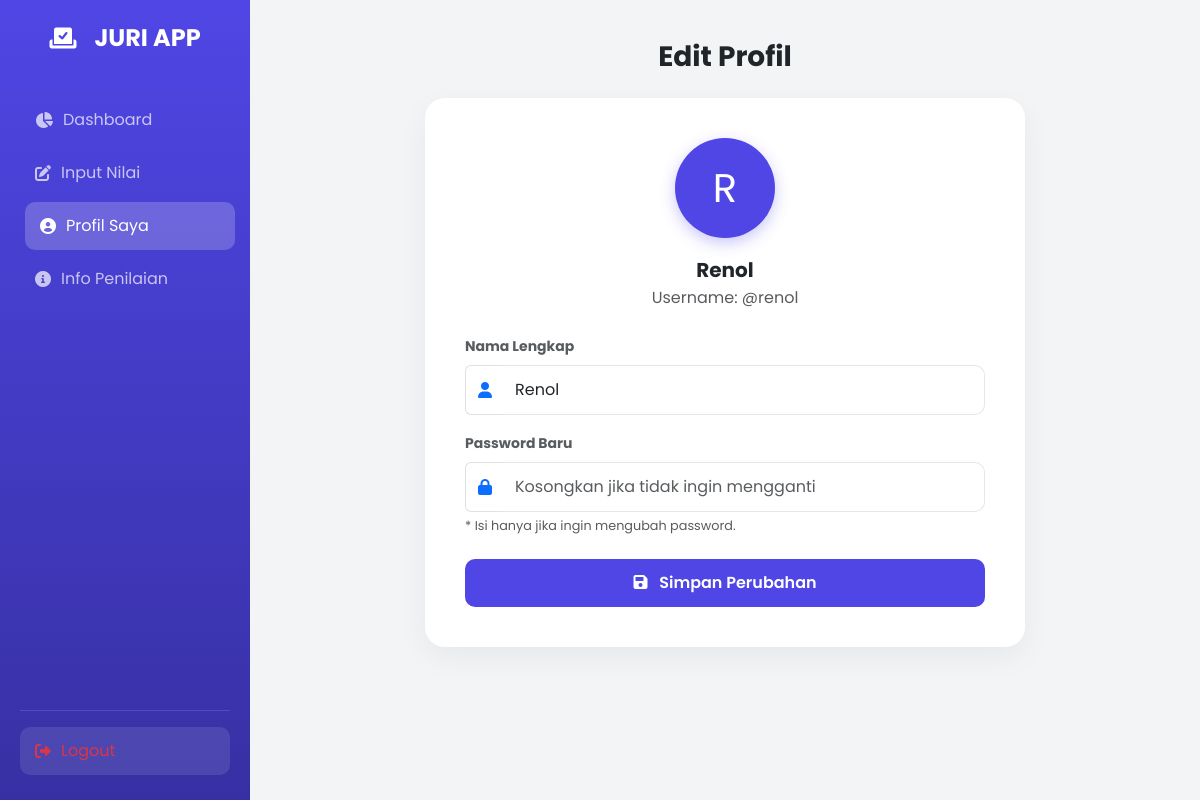
Page /profil-juri (signed in) on the committed database.
### tables this page shows
CREATE TABLE juri (
    id_juri INTEGER PRIMARY KEY AUTOINCREMENT,
    nama_juri TEXT NOT NULL
, username TEXT, password TEXT);

### app.py (the view, shortened to what this page needs)
@app.route('/profil-juri', methods=['GET', 'POST'])
def profil_juri():
    if 'user_id' not in session or session.get('role') != 'juri': return redirect(url_for('login'))
    conn = get_db_connection()
    juri_id = session['user_id']
    user = conn.execute('SELECT * FROM juri WHERE id_juri = ?', (juri_id,)).fetchone()
    try: kategori = conn.execute("SELECT * FROM kategori_nilai ORDER BY id_kategori ASC").fetchall()
    except: kategori = []
    conn.close()
    return render_template('profil_juri.html', user=user, kategori=kategori)

### app.py (called while the page is built)
def get_db_connection():
    conn = sqlite3.connect('database2.db')
    conn.row_factory = sqlite3.Row
    return conn

### templates/profil_juri.html (shortened to what this page needs)
<!DOCTYPE html>
<html lang="id">
<head>
    <link href="https://cdn.jsdelivr.net/npm/bootstrap@5.3.0/dist/css/bootstrap.min.css" rel="stylesheet">
    <link rel="stylesheet" href="https://cdnjs.cloudflare.com/ajax/libs/font-awesome/6.0.0/css/all.min.css">
</head>
<body>
    <div class="sidebar">
        <div>
            <div class="sidebar-brand"><i class="fas fa-vote-yea me-2"></i> JURI APP</div>
            <nav class="nav flex-column">
                <a href="{{ url_for('dashboard') }}" class="nav-link"><i class="fas fa-chart-pie"></i> Dashboard</a>
                <a href="{{ url_for('input_nilai') }}" class="nav-link"><i class="fas fa-edit"></i> Input Nilai</a>
                <a href="{{ url_for('profil_juri') }}" class="nav-link active"><i class="fas fa-user-circle"></i> Profil Saya</a>
                <a href="#" class="nav-link" data-bs-toggle="modal" data-bs-target="#infoModal">
                    <i class="fas fa-info-circle"></i> Info Penilaian
                </a>
            </nav>
        </div>
        <div>
            <hr class="text-white-50">
            <a href="{{ url_for('logout') }}" class="nav-link text-danger bg-white bg-opacity-10"><i class="fas fa-sign-out-alt"></i> Logout</a>
        </div>
    </div>
    <div class="main-content">
        <h3 class="fw-bold text-dark mb-4 text-center">Edit Profil</h3>
        <div class="profile-card">
            <div class="profile-avatar">
                {{ user['nama_juri'][0] | upper }}
            </div>
            <h5 class="text-center fw-bold mb-1">{{ user['nama_juri'] }}</h5>
            <p class="text-center text-muted mb-4">Username: @{{ user['username'] }}</p>
            <form action="{{ url_for('profil_juri') }}" method="POST">
                <div class="mb-3">
                    <label class="form-label fw-bold small text-muted">Nama Lengkap</label>
                    <div class="input-group">
                        <span class="input-group-text bg-white border-end-0"><i class="fas fa-user text-primary"></i></span>
                        <input type="text" name="nama" class="form-control border-start-0" value="{{ user['nama_juri'] }}" required>
                    </div>
                </div>
                <div class="mb-4">
                    <label class="form-label fw-bold small text-muted">Password Baru</label>
                    <div class="input-group">
                        <span class="input-group-text bg-white border-end-0"><i class="fas fa-lock text-primary"></i></span>
                        <input type="password" name="password" class="form-control border-start-0" placeholder="Kosongkan jika tidak ingin mengganti">
                    </div>
                    <div class="form-text text-muted" style="font-size: 0.8rem;">* Isi hanya jika ingin mengubah password.</div>
                </div>
                <button type="submit" class="btn btn-save">
                    <i class="fas fa-save me-2"></i> Simpan Perubahan
                </button>
            </form>
        </div>
    </div>
</body>
</html>

### templates/profil_juri.html (style rules this page uses)
body { background-color: #f3f4f6; font-family: 'Poppins', sans-serif; display: flex; min-height: 100vh; margin: 0; }
.sidebar { width: 250px; background: linear-gradient(180deg, #4F46E5 0%, #3730a3 100%); min-height: 100vh; color: white; padding: 20px; display: flex; flex-direction: column; justify-content: space-between; position: fixed; z-index: 1000; }
.sidebar-brand { font-size: 1.5rem; font-weight: bold; margin-bottom: 40px; text-align: center; display: flex; align-items: center; justify-content: center; gap: 10px; }
.nav-link { color: rgba(255,255,255,0.7); padding: 12px 15px; border-radius: 10px; margin-bottom: 5px; text-decoration: none; display: flex; align-items: center; gap: 10px; transition: 0.3s; cursor: pointer; }
.nav-link:hover, .nav-link.active { background-color: rgba(255,255,255,0.2); color: white; transform: translateX(5px); }
.main-content { margin-left: 250px; flex: 1; padding: 40px; width: calc(100% - 250px); }
.profile-card { background: white; border-radius: 20px; padding: 40px; box-shadow: 0 10px 30px rgba(0,0,0,0.05); max-width: 600px; margin: 0 auto; }
.profile-avatar { width: 100px; height: 100px; background: #4F46E5; color: white; font-size: 2.5rem; display: flex; align-items: center; justify-content: center; border-radius: 50%; margin: 0 auto 20px; box-shadow: 0 5px 15px rgba(79, 70, 229, 0.3); }
.form-control { padding: 12px; border-radius: 10px; border: 1px solid #e5e7eb; }
.btn-save { background: #4F46E5; color: white; padding: 12px 30px; border-radius: 10px; font-weight: 600; border: none; width: 100%; transition: 0.3s; }

### rows in the picture
juri: nama_juri "R", nama_juri "Renol", username "renol", nama "Renol"
